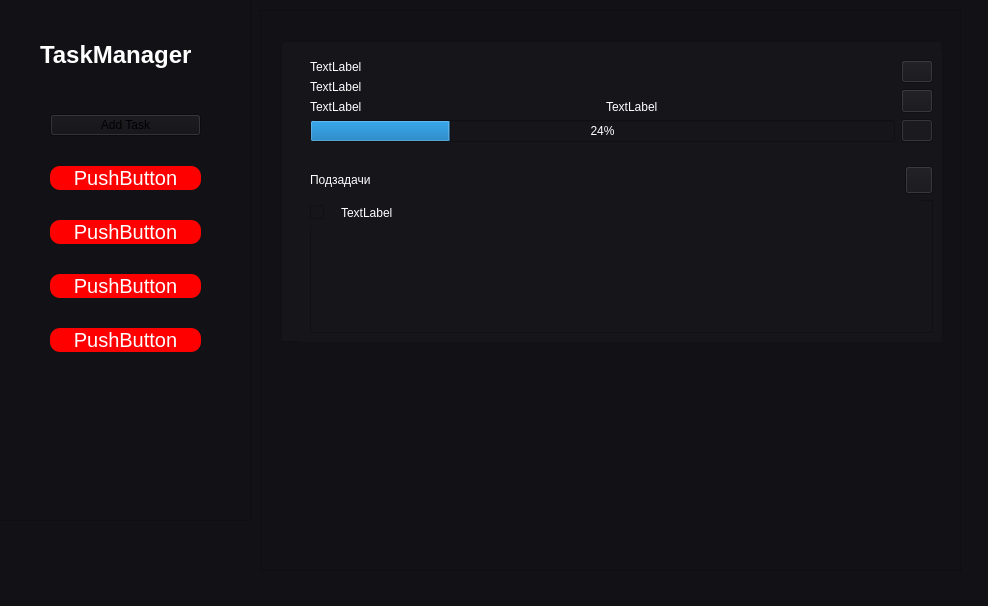
<?xml version="1.0" encoding="UTF-8"?>
<ui version="4.0">
 <class>MainWindow</class>
 <widget class="QMainWindow" name="MainWindow">
  <property name="geometry">
   <rect>
    <x>0</x>
    <y>0</y>
    <width>988</width>
    <height>606</height>
   </rect>
  </property>
  <property name="windowTitle">
   <string>MainWindow</string>
  </property>
  <property name="styleSheet">
   <string notr="true">background-color: #121116;</string>
  </property>
  <widget class="QWidget" name="centralwidget">
   <widget class="QFrame" name="frame">
    <property name="geometry">
     <rect>
      <x>-10</x>
      <y>-10</y>
      <width>261</width>
      <height>531</height>
     </rect>
    </property>
    <property name="sizePolicy">
     <sizepolicy hsizetype="Maximum" vsizetype="Maximum">
      <horstretch>0</horstretch>
      <verstretch>0</verstretch>
     </sizepolicy>
    </property>
    <property name="maximumSize">
     <size>
      <width>16777215</width>
      <height>601</height>
     </size>
    </property>
    <property name="styleSheet">
     <string notr="true">background-color: 12121a;
border-radius:5px;

QPushButton: {
	background-color: #16151a;
	color: #ffffff;
	font-size: 20px;
	border-radius: 10px;
};
</string>
    </property>
    <property name="frameShape">
     <enum>QFrame::StyledPanel</enum>
    </property>
    <property name="frameShadow">
     <enum>QFrame::Raised</enum>
    </property>
    <widget class="QLabel" name="label">
     <property name="geometry">
      <rect>
       <x>50</x>
       <y>50</y>
       <width>171</width>
       <height>29</height>
      </rect>
     </property>
     <property name="styleSheet">
      <string notr="true">color: #ffffff;
font-size: 24px;
font-weight: bold;</string>
     </property>
     <property name="text">
      <string>TaskManager</string>
     </property>
    </widget>
    <widget class="QWidget" name="layoutWidget">
     <property name="geometry">
      <rect>
       <x>60</x>
       <y>100</y>
       <width>151</width>
       <height>291</height>
      </rect>
     </property>
     <layout class="QVBoxLayout" name="verticalLayout">
      <item>
       <widget class="QPushButton" name="pushButton">
        <property name="styleSheet">
         <string notr="true"/>
        </property>
        <property name="text">
         <string>Add Task</string>
        </property>
        <property name="icon">
         <iconset>
          <normaloff>../../../Downloads/add_24dp_E3E3E3_FILL0_wght400_GRAD0_opsz24.png</normaloff>../../../Downloads/add_24dp_E3E3E3_FILL0_wght400_GRAD0_opsz24.png</iconset>
        </property>
        <property name="iconSize">
         <size>
          <width>32</width>
          <height>32</height>
         </size>
        </property>
       </widget>
      </item>
      <item>
       <widget class="QPushButton" name="pushButton_2">
        <property name="styleSheet">
         <string notr="true">color: #ffffff;
font-size: 20px;
border-radius: 10px;
background-color: red;</string>
        </property>
        <property name="text">
         <string>PushButton</string>
        </property>
       </widget>
      </item>
      <item>
       <widget class="QPushButton" name="pushButton_5">
        <property name="styleSheet">
         <string notr="true">color: #ffffff;
font-size: 20px;
border-radius: 10px;
background-color: red;</string>
        </property>
        <property name="text">
         <string>PushButton</string>
        </property>
       </widget>
      </item>
      <item>
       <widget class="QPushButton" name="pushButton_4">
        <property name="styleSheet">
         <string notr="true">color: #ffffff;
font-size: 20px;
border-radius: 10px;
background-color: red;</string>
        </property>
        <property name="text">
         <string>PushButton</string>
        </property>
       </widget>
      </item>
      <item>
       <widget class="QPushButton" name="pushButton_3">
        <property name="styleSheet">
         <string notr="true">color: #ffffff;
font-size: 20px;
border-radius: 10px;
background-color: red;</string>
        </property>
        <property name="text">
         <string>PushButton</string>
        </property>
       </widget>
      </item>
     </layout>
    </widget>
   </widget>
   <widget class="QScrollArea" name="scrollArea">
    <property name="geometry">
     <rect>
      <x>260</x>
      <y>10</y>
      <width>701</width>
      <height>561</height>
     </rect>
    </property>
    <property name="widgetResizable">
     <bool>true</bool>
    </property>
    <widget class="QWidget" name="scrollAreaWidgetContents">
     <property name="geometry">
      <rect>
       <x>0</x>
       <y>0</y>
       <width>699</width>
       <height>559</height>
      </rect>
     </property>
     <property name="sizePolicy">
      <sizepolicy hsizetype="Expanding" vsizetype="Preferred">
       <horstretch>0</horstretch>
       <verstretch>0</verstretch>
      </sizepolicy>
     </property>
     <widget class="QFrame" name="taskCard">
      <property name="geometry">
       <rect>
        <x>20</x>
        <y>30</y>
        <width>661</width>
        <height>301</height>
       </rect>
      </property>
      <property name="sizePolicy">
       <sizepolicy hsizetype="Expanding" vsizetype="Preferred">
        <horstretch>0</horstretch>
        <verstretch>0</verstretch>
       </sizepolicy>
      </property>
      <property name="autoFillBackground">
       <bool>false</bool>
      </property>
      <property name="styleSheet">
       <string notr="true">background-color: #16151a;
color: white;
</string>
      </property>
      <property name="frameShape">
       <enum>QFrame::StyledPanel</enum>
      </property>
      <property name="frameShadow">
       <enum>QFrame::Raised</enum>
      </property>
      <widget class="QWidget" name="verticalLayoutWidget_3">
       <property name="geometry">
        <rect>
         <x>20</x>
         <y>10</y>
         <width>641</width>
         <height>291</height>
        </rect>
       </property>
       <layout class="QVBoxLayout" name="taskCard_2">
        <item>
         <widget class="QWidget" name="topWidget" native="true">
          <property name="sizePolicy">
           <sizepolicy hsizetype="Ignored" vsizetype="Maximum">
            <horstretch>0</horstretch>
            <verstretch>0</verstretch>
           </sizepolicy>
          </property>
          <layout class="QHBoxLayout" name="horizontalLayout_6">
           <item>
            <layout class="QVBoxLayout" name="verticalLayout_4">
             <item>
              <widget class="QLabel" name="label_5">
               <property name="text">
                <string>TextLabel</string>
               </property>
              </widget>
             </item>
             <item>
              <widget class="QLabel" name="label_6">
               <property name="text">
                <string>TextLabel</string>
               </property>
              </widget>
             </item>
             <item>
              <layout class="QHBoxLayout" name="horizontalLayout_5">
               <item alignment="Qt::AlignLeft">
                <widget class="QLabel" name="label_8">
                 <property name="minimumSize">
                  <size>
                   <width>278</width>
                   <height>0</height>
                  </size>
                 </property>
                 <property name="maximumSize">
                  <size>
                   <width>200</width>
                   <height>200</height>
                  </size>
                 </property>
                 <property name="text">
                  <string>TextLabel</string>
                 </property>
                </widget>
               </item>
               <item>
                <widget class="QLabel" name="label_7">
                 <property name="text">
                  <string>TextLabel</string>
                 </property>
                </widget>
               </item>
              </layout>
             </item>
             <item>
              <widget class="QProgressBar" name="progressBar">
               <property name="value">
                <number>24</number>
               </property>
              </widget>
             </item>
            </layout>
           </item>
           <item>
            <layout class="QVBoxLayout" name="verticalLayout_5">
             <item alignment="Qt::AlignRight">
              <widget class="QPushButton" name="pushButton_10">
               <property name="enabled">
                <bool>true</bool>
               </property>
               <property name="maximumSize">
                <size>
                 <width>32</width>
                 <height>32</height>
                </size>
               </property>
               <property name="cursor">
                <cursorShape>PointingHandCursor</cursorShape>
               </property>
               <property name="text">
                <string/>
               </property>
               <property name="icon">
                <iconset>
                 <normaloff>icons/delete_24dp_E3E3E3_FILL0_wght400_GRAD0_opsz24.png</normaloff>icons/delete_24dp_E3E3E3_FILL0_wght400_GRAD0_opsz24.png</iconset>
               </property>
               <property name="iconSize">
                <size>
                 <width>16</width>
                 <height>16</height>
                </size>
               </property>
              </widget>
             </item>
             <item alignment="Qt::AlignRight">
              <widget class="QPushButton" name="editButton">
               <property name="maximumSize">
                <size>
                 <width>32</width>
                 <height>32</height>
                </size>
               </property>
               <property name="cursor">
                <cursorShape>PointingHandCursor</cursorShape>
               </property>
               <property name="text">
                <string/>
               </property>
               <property name="icon">
                <iconset>
                 <normaloff>icons/edit_24dp_E3E3E3_FILL0_wght400_GRAD0_opsz24.png</normaloff>icons/edit_24dp_E3E3E3_FILL0_wght400_GRAD0_opsz24.png</iconset>
               </property>
              </widget>
             </item>
             <item alignment="Qt::AlignRight">
              <widget class="QPushButton" name="pushButton_9">
               <property name="maximumSize">
                <size>
                 <width>32</width>
                 <height>32</height>
                </size>
               </property>
               <property name="cursor">
                <cursorShape>PointingHandCursor</cursorShape>
               </property>
               <property name="text">
                <string/>
               </property>
               <property name="icon">
                <iconset>
                 <normaloff>icons/arrow_back_ios_24dp_E3E3E3_FILL0_wght400_GRAD0_opsz24.png</normaloff>icons/arrow_back_ios_24dp_E3E3E3_FILL0_wght400_GRAD0_opsz24.png</iconset>
               </property>
               <property name="checkable">
                <bool>true</bool>
               </property>
               <property name="checked">
                <bool>true</bool>
               </property>
              </widget>
             </item>
            </layout>
           </item>
          </layout>
         </widget>
        </item>
        <item>
         <widget class="QWidget" name="extraWidget" native="true">
          <property name="sizePolicy">
           <sizepolicy hsizetype="Expanding" vsizetype="Preferred">
            <horstretch>0</horstretch>
            <verstretch>0</verstretch>
           </sizepolicy>
          </property>
          <layout class="QVBoxLayout" name="verticalLayout_6">
           <item>
            <layout class="QHBoxLayout" name="horizontalLayout_2">
             <item>
              <widget class="QLabel" name="label_4">
               <property name="styleSheet">
                <string notr="true">color:white;
</string>
               </property>
               <property name="text">
                <string>Подзадачи</string>
               </property>
              </widget>
             </item>
             <item>
              <widget class="QPushButton" name="pushButton_8">
               <property name="maximumSize">
                <size>
                 <width>28</width>
                 <height>28</height>
                </size>
               </property>
               <property name="cursor">
                <cursorShape>PointingHandCursor</cursorShape>
               </property>
               <property name="text">
                <string/>
               </property>
               <property name="icon">
                <iconset>
                 <normaloff>icons/add_24dp_E3E3E3_FILL0_wght400_GRAD0_opsz24 (1).png</normaloff>icons/add_24dp_E3E3E3_FILL0_wght400_GRAD0_opsz24 (1).png</iconset>
               </property>
              </widget>
             </item>
            </layout>
           </item>
           <item>
            <widget class="QFrame" name="frame_4">
             <property name="sizePolicy">
              <sizepolicy hsizetype="Expanding" vsizetype="Preferred">
               <horstretch>0</horstretch>
               <verstretch>0</verstretch>
              </sizepolicy>
             </property>
             <property name="frameShape">
              <enum>QFrame::StyledPanel</enum>
             </property>
             <property name="frameShadow">
              <enum>QFrame::Raised</enum>
             </property>
             <widget class="QWidget" name="horizontalLayoutWidget_2">
              <property name="geometry">
               <rect>
                <x>0</x>
                <y>0</y>
                <width>611</width>
                <height>25</height>
               </rect>
              </property>
              <layout class="QHBoxLayout" name="horizontalLayout_7">
               <item>
                <widget class="QCheckBox" name="checkBox">
                 <property name="maximumSize">
                  <size>
                   <width>25</width>
                   <height>16777215</height>
                  </size>
                 </property>
                 <property name="text">
                  <string/>
                 </property>
                </widget>
               </item>
               <item>
                <widget class="QLabel" name="label_9">
                 <property name="text">
                  <string>TextLabel</string>
                 </property>
                </widget>
               </item>
              </layout>
             </widget>
            </widget>
           </item>
          </layout>
         </widget>
        </item>
       </layout>
      </widget>
     </widget>
    </widget>
   </widget>
  </widget>
 </widget>
 <resources/>
 <connections/>
</ui>
